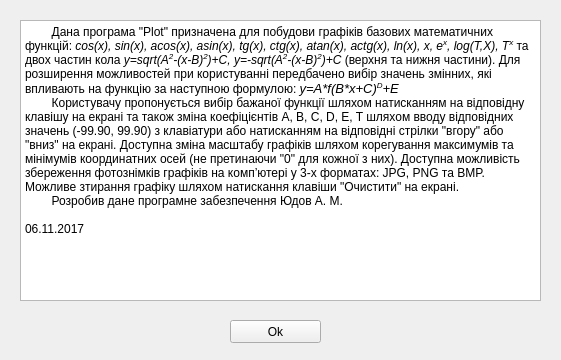
<?xml version="1.0" encoding="UTF-8"?>
<ui version="4.0">
 <class>AboutWindow</class>
 <widget class="QWidget" name="AboutWindow">
  <property name="geometry">
   <rect>
    <x>0</x>
    <y>0</y>
    <width>561</width>
    <height>360</height>
   </rect>
  </property>
  <property name="windowTitle">
   <string>Form</string>
  </property>
  <widget class="QPushButton" name="pushButton">
   <property name="geometry">
    <rect>
     <x>230</x>
     <y>320</y>
     <width>91</width>
     <height>23</height>
    </rect>
   </property>
   <property name="text">
    <string>Ok</string>
   </property>
  </widget>
  <widget class="QTextBrowser" name="textBrowser">
   <property name="geometry">
    <rect>
     <x>20</x>
     <y>20</y>
     <width>521</width>
     <height>281</height>
    </rect>
   </property>
   <property name="html">
    <string>&lt;!DOCTYPE HTML PUBLIC &quot;-//W3C//DTD HTML 4.0//EN&quot; &quot;http://www.w3.org/TR/REC-html40/strict.dtd&quot;&gt;
&lt;html&gt;&lt;head&gt;&lt;meta name=&quot;qrichtext&quot; content=&quot;1&quot; /&gt;&lt;style type=&quot;text/css&quot;&gt;
p, li { white-space: pre-wrap; }
&lt;/style&gt;&lt;/head&gt;&lt;body style=&quot; font-family:'MS Shell Dlg 2'; font-size:8.25pt; font-weight:400; font-style:normal;&quot;&gt;
&lt;p style=&quot; margin-top:0px; margin-bottom:0px; margin-left:0px; margin-right:0px; -qt-block-indent:0; text-indent:0px;&quot;&gt;&lt;span style=&quot; font-family:'MS Shell Dlg 2,sans-serif'; font-size:9pt;&quot;&gt;        Дана програма &amp;quot;Plot&amp;quot; призначена для побудови графіків базових математичних функцій: &lt;/span&gt;&lt;span style=&quot; font-family:'MS Shell Dlg 2,sans-serif'; font-size:9pt; font-style:italic;&quot;&gt;cos(x), sin(x), acos(x), asin(x), tg(x), ctg(x), atan(x), actg(x), ln(x), x, e&lt;/span&gt;&lt;span style=&quot; font-family:'MS Shell Dlg 2,sans-serif'; font-size:9pt; font-style:italic; vertical-align:super;&quot;&gt;x&lt;/span&gt;&lt;span style=&quot; font-family:'MS Shell Dlg 2,sans-serif'; font-size:9pt; font-style:italic;&quot;&gt;, log(T,X), T&lt;/span&gt;&lt;span style=&quot; font-family:'MS Shell Dlg 2,sans-serif'; font-size:9pt; font-style:italic; vertical-align:super;&quot;&gt;x&lt;/span&gt;&lt;span style=&quot; font-family:'MS Shell Dlg 2,sans-serif'; font-size:9pt;&quot;&gt; та двох частин кола &lt;/span&gt;&lt;span style=&quot; font-family:'MS Shell Dlg 2,sans-serif'; font-size:9pt; font-style:italic;&quot;&gt;y=sqrt(A&lt;/span&gt;&lt;span style=&quot; font-family:'MS Shell Dlg 2,sans-serif'; font-size:9pt; font-style:italic; vertical-align:super;&quot;&gt;2&lt;/span&gt;&lt;span style=&quot; font-family:'MS Shell Dlg 2,sans-serif'; font-size:9pt; font-style:italic;&quot;&gt;-(x-B)&lt;/span&gt;&lt;span style=&quot; font-family:'MS Shell Dlg 2,sans-serif'; font-size:9pt; font-style:italic; vertical-align:super;&quot;&gt;2&lt;/span&gt;&lt;span style=&quot; font-family:'MS Shell Dlg 2,sans-serif'; font-size:9pt; font-style:italic;&quot;&gt;)+С, y=-sqrt(A&lt;/span&gt;&lt;span style=&quot; font-family:'MS Shell Dlg 2,sans-serif'; font-size:9pt; font-style:italic; vertical-align:super;&quot;&gt;2&lt;/span&gt;&lt;span style=&quot; font-family:'MS Shell Dlg 2,sans-serif'; font-size:9pt; font-style:italic;&quot;&gt;-(x-B)&lt;/span&gt;&lt;span style=&quot; font-family:'MS Shell Dlg 2,sans-serif'; font-size:9pt; font-style:italic; vertical-align:super;&quot;&gt;2&lt;/span&gt;&lt;span style=&quot; font-family:'MS Shell Dlg 2,sans-serif'; font-size:9pt; font-style:italic;&quot;&gt;)+С&lt;/span&gt;&lt;span style=&quot; font-family:'MS Shell Dlg 2,sans-serif'; font-size:9pt;&quot;&gt; (верхня та нижня частини). Для розширення можливостей при користуванні передбачено вибір значень змінних, які впливають на функцію за наступною формулою: &lt;/span&gt;&lt;span style=&quot; font-family:'MS Shell Dlg 2,sans-serif'; font-size:10pt; font-style:italic;&quot;&gt;y=A*f(B*x+C)&lt;/span&gt;&lt;span style=&quot; font-family:'MS Shell Dlg 2,sans-serif'; font-size:10pt; font-style:italic; vertical-align:super;&quot;&gt;D&lt;/span&gt;&lt;span style=&quot; font-family:'MS Shell Dlg 2,sans-serif'; font-size:10pt; font-style:italic;&quot;&gt;+E&lt;/span&gt;&lt;span style=&quot; font-size:8pt;&quot;&gt; &lt;/span&gt;&lt;/p&gt;
&lt;p style=&quot; margin-top:0px; margin-bottom:0px; margin-left:0px; margin-right:0px; -qt-block-indent:0; text-indent:0px;&quot;&gt;&lt;span style=&quot; font-family:'MS Shell Dlg 2,sans-serif'; font-size:9pt;&quot;&gt;        Користувачу пропонується вибір бажаної функції шляхом натисканням на відповідну клавішу на екрані та також зміна коефіцієнтів A, B, C, D, E, T шляхом вводу відповідних значень (-99.90, 99.90) з клавіатури або натисканням на відповідні стрілки &amp;quot;вгору&amp;quot; або &amp;quot;вниз&amp;quot; на екрані. Доступна зміна масштабу графіків шляхом корегування максимумів та мінімумів координатних осей (не претинаючи &amp;quot;0&amp;quot; для кожної з них). Доступна можливість збереження фотознімків графіків на &lt;/span&gt;&lt;span style=&quot; font-family:'MS Shell Dlg 2,sans-serif,serif'; font-size:9pt;&quot;&gt;комп’ютері &lt;/span&gt;&lt;span style=&quot; font-family:'MS Shell Dlg 2,sans-serif'; font-size:9pt;&quot;&gt;у 3-х форматах: JPG, PNG та BMP. Можливе зтирання графіку шляхом натискання клавіши &amp;quot;Очистити&amp;quot; на екрані.&lt;/span&gt;&lt;span style=&quot; font-size:8pt;&quot;&gt; &lt;/span&gt;&lt;/p&gt;
&lt;p style=&quot; margin-top:0px; margin-bottom:0px; margin-left:0px; margin-right:0px; -qt-block-indent:0; text-indent:0px;&quot;&gt;&lt;span style=&quot; font-family:'MS Shell Dlg 2,sans-serif'; font-size:9pt;&quot;&gt;        Розробив дане програмне забезпечення Юдов А. М.&lt;/span&gt;&lt;span style=&quot; font-size:8pt;&quot;&gt; &lt;/span&gt;&lt;/p&gt;
&lt;p style=&quot; margin-top:0px; margin-bottom:0px; margin-left:0px; margin-right:0px; -qt-block-indent:0; text-indent:0px;&quot;&gt;&lt;span style=&quot; font-family:'MS Shell Dlg 2,sans-serif'; font-size:9pt;&quot;&gt; &lt;/span&gt;&lt;span style=&quot; font-size:8pt;&quot;&gt; &lt;/span&gt;&lt;/p&gt;
&lt;p style=&quot; margin-top:0px; margin-bottom:0px; margin-left:0px; margin-right:0px; -qt-block-indent:0; text-indent:0px;&quot;&gt;&lt;span style=&quot; font-family:'MS Shell Dlg 2,sans-serif'; font-size:9pt;&quot;&gt;06.11.2017&lt;/span&gt;&lt;span style=&quot; font-size:8pt;&quot;&gt; &lt;/span&gt;&lt;/p&gt;
&lt;p style=&quot; margin-top:12px; margin-bottom:12px; margin-left:0px; margin-right:0px; -qt-block-indent:0; text-indent:0px;&quot;&gt;&lt;span style=&quot; font-size:8pt;&quot;&gt;  &lt;/span&gt;&lt;/p&gt;&lt;/body&gt;&lt;/html&gt;</string>
   </property>
  </widget>
 </widget>
 <resources/>
 <connections/>
</ui>
